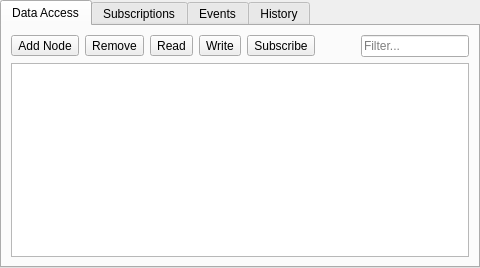
<?xml version="1.0" encoding="UTF-8"?>
<ui version="4.0">
 <class>DataAccessWidget</class>
 <widget class="QWidget" name="DataAccessWidget">
  <layout class="QVBoxLayout" name="verticalLayout">
   <property name="leftMargin">
    <number>0</number>
   </property>
   <property name="topMargin">
    <number>0</number>
   </property>
   <property name="rightMargin">
    <number>0</number>
   </property>
   <property name="bottomMargin">
    <number>0</number>
   </property>
   <item>
    <widget class="QTabWidget" name="mainTabs">
     <property name="currentIndex">
      <number>0</number>
     </property>
     <widget class="QWidget" name="dataAccessTab">
      <attribute name="title">
       <string>Data Access</string>
      </attribute>
      <layout class="QVBoxLayout" name="dataAccessLayout">
       <item>
        <layout class="QHBoxLayout" name="toolbarLayout">
         <item>
          <widget class="QToolButton" name="addNodeButton">
           <property name="text">
            <string>Add Node</string>
           </property>
           <property name="toolButtonStyle">
            <enum>Qt::ToolButtonTextBesideIcon</enum>
           </property>
          </widget>
         </item>
         <item>
          <widget class="QToolButton" name="removeButton">
           <property name="text">
            <string>Remove</string>
           </property>
           <property name="toolButtonStyle">
            <enum>Qt::ToolButtonTextBesideIcon</enum>
           </property>
          </widget>
         </item>
         <item>
          <widget class="QToolButton" name="readButton">
           <property name="text">
            <string>Read</string>
           </property>
           <property name="toolButtonStyle">
            <enum>Qt::ToolButtonTextBesideIcon</enum>
           </property>
          </widget>
         </item>
         <item>
          <widget class="QToolButton" name="writeButton">
           <property name="text">
            <string>Write</string>
           </property>
           <property name="toolButtonStyle">
            <enum>Qt::ToolButtonTextBesideIcon</enum>
           </property>
          </widget>
         </item>
         <item>
          <widget class="QToolButton" name="subscribeButton">
           <property name="text">
            <string>Subscribe</string>
           </property>
           <property name="toolButtonStyle">
            <enum>Qt::ToolButtonTextBesideIcon</enum>
           </property>
          </widget>
         </item>
         <item>
          <spacer name="toolbarSpacer">
           <property name="orientation">
            <enum>Qt::Horizontal</enum>
           </property>
           <property name="sizeHint" stdset="0">
            <size>
             <width>40</width>
             <height>20</height>
            </size>
           </property>
          </spacer>
         </item>
         <item>
          <widget class="QLineEdit" name="filterEdit">
           <property name="maximumSize">
            <size>
             <width>150</width>
             <height>16777215</height>
            </size>
           </property>
           <property name="placeholderText">
            <string>Filter...</string>
           </property>
          </widget>
         </item>
        </layout>
       </item>
       <item>
        <widget class="QTableView" name="dataView"/>
       </item>
      </layout>
     </widget>
     <widget class="QWidget" name="subscriptionsTab">
      <attribute name="title">
       <string>Subscriptions</string>
      </attribute>
      <layout class="QVBoxLayout" name="subscriptionsLayout">
       <item>
        <widget class="QTableWidget" name="subscriptionsTable">
         <column>
          <property name="text">
           <string>Name</string>
          </property>
         </column>
         <column>
          <property name="text">
           <string>Publishing Interval</string>
          </property>
         </column>
        </widget>
       </item>
      </layout>
     </widget>
     <widget class="QWidget" name="eventsTab">
      <attribute name="title">
       <string>Events</string>
      </attribute>
      <layout class="QVBoxLayout" name="eventsLayout">
       <item>
        <widget class="QTableWidget" name="eventsTable">
         <column>
          <property name="text">
           <string>Time</string>
          </property>
         </column>
         <column>
          <property name="text">
           <string>Message</string>
          </property>
         </column>
        </widget>
       </item>
      </layout>
     </widget>
     <widget class="QWidget" name="historyTab">
      <attribute name="title">
       <string>History</string>
      </attribute>
      <layout class="QVBoxLayout" name="historyLayout">
       <item>
        <widget class="QTableWidget" name="historyTable">
         <column>
          <property name="text">
           <string>Node</string>
          </property>
         </column>
         <column>
          <property name="text">
           <string>Range</string>
          </property>
         </column>
        </widget>
       </item>
      </layout>
     </widget>
    </widget>
   </item>
  </layout>
 </widget>
 <resources/>
 <connections/>
</ui>
